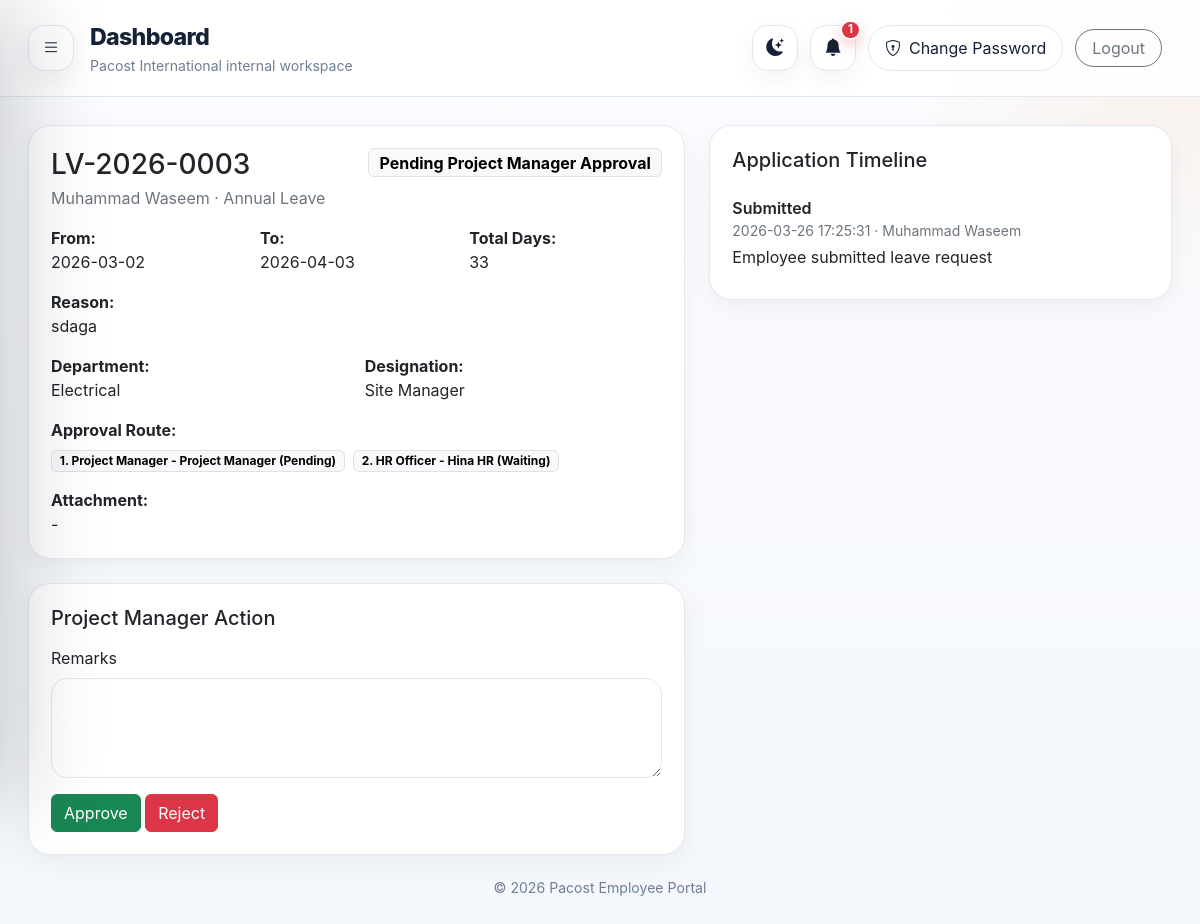
/leave/3 (signed in), run on the app's committed database.
### tables this page shows
CREATE TABLE leave_applications (
    id INTEGER PRIMARY KEY AUTOINCREMENT,
    application_no TEXT NOT NULL UNIQUE,
    user_id INTEGER NOT NULL,
    leave_type_id INTEGER NOT NULL,
    from_date TEXT NOT NULL,
    to_date TEXT NOT NULL,
    total_days INTEGER NOT NULL,
    reason TEXT,
    attachment TEXT,
    status TEXT NOT NULL,
    manager_status TEXT NOT NULL DEFAULT 'Pending',
    hr_status TEXT NOT NULL DEFAULT 'Pending',
    current_stage TEXT NOT NULL,
    created_at TEXT NOT NULL,
    FOREIGN KEY (user_id) REFERENCES users (id),
    FOREIGN KEY (leave_type_id) REFERENCES leave_types (id)
);

CREATE TABLE users (
    id INTEGER PRIMARY KEY AUTOINCREMENT,
    full_name TEXT NOT NULL,
    email TEXT NOT NULL UNIQUE,
    employee_code TEXT NOT NULL UNIQUE,
    password_hash TEXT NOT NULL,
    role TEXT NOT NULL CHECK(role IN ('employee', 'manager', 'hr', 'admin')),
    department_id INTEGER,
    designation_id INTEGER,
    manager_id INTEGER,
    phone TEXT,
    address TEXT,
    emergency_contact TEXT,
    join_date TEXT,
    monthly_basic REAL NOT NULL DEFAULT 0,
    default_allowances REAL NOT NULL DEFAULT 0,
    deduction_per_absent REAL NOT NULL DEFAULT 0,
    deduction_per_late REAL NOT NULL DEFAULT 0,
    is_active INTEGER NOT NULL DEFAULT 1, avatar_filename TEXT,
    FOREIGN KEY (department_id) REFERENCES departments (id),
    FOREIGN KEY (designation_id) REFERENCES designations (id),
    FOREIGN KEY (manager_id) REFERENCES users (id)
);

CREATE TABLE leave_types (
    id INTEGER PRIMARY KEY AUTOINCREMENT,
    name TEXT NOT NULL UNIQUE,
    annual_quota INTEGER NOT NULL DEFAULT 0,
    is_paid INTEGER NOT NULL DEFAULT 1
);

CREATE TABLE departments (
    id INTEGER PRIMARY KEY AUTOINCREMENT,
    name TEXT NOT NULL UNIQUE
);

CREATE TABLE designations (
    id INTEGER PRIMARY KEY AUTOINCREMENT,
    name TEXT NOT NULL UNIQUE
);

CREATE TABLE leave_approval_steps (
        id INTEGER PRIMARY KEY AUTOINCREMENT,
        leave_application_id INTEGER NOT NULL,
        step_no INTEGER NOT NULL,
        approver_user_id INTEGER NOT NULL,
        approver_title TEXT NOT NULL,
        status TEXT NOT NULL DEFAULT 'Waiting',
        remarks TEXT,
        action_at TEXT,
        FOREIGN KEY (leave_application_id) REFERENCES leave_applications (id),
        FOREIGN KEY (approver_user_id) REFERENCES users (id)
    );

CREATE TABLE leave_history (
    id INTEGER PRIMARY KEY AUTOINCREMENT,
    leave_application_id INTEGER NOT NULL,
    action TEXT NOT NULL,
    remarks TEXT,
    action_by INTEGER,
    action_at TEXT NOT NULL,
    FOREIGN KEY (leave_application_id) REFERENCES leave_applications (id),
    FOREIGN KEY (action_by) REFERENCES users (id)
);

### app.py (the view, shortened to what this page needs)
@app.route("/leave/<int:leave_id>", methods=["GET", "POST"])
@login_required
def leave_detail(leave_id: int):
    db = get_db()
    user = current_user()
    leave = db.execute(
        "SELECT la.*, lt.name AS leave_type_name, u.full_name, u.manager_id, u.department_id, d.name AS department_name, ds.name AS designation_name FROM leave_applications la JOIN leave_types lt ON la.leave_type_id=lt.id JOIN users u ON la.user_id=u.id LEFT JOIN departments d ON u.department_id=d.id LEFT JOIN designations ds ON u.designation_id=ds.id WHERE la.id=?",
        (leave_id,),
    ).fetchone()
    if not leave:
        flash("Leave application not found.", "danger")
        return redirect(url_for("my_leaves"))
    pending_step = get_pending_leave_step(leave_id)
    can_view = user["role"] == "admin" or leave["user_id"] == user["id"] or db.execute("SELECT 1 FROM leave_approval_steps WHERE leave_application_id=? AND approver_user_id=?", (leave_id, user["id"])).fetchone() is not None
    if not can_view:
        flash("You do not have access to this leave request.", "danger")
        return redirect(url_for("my_leaves"))
    can_action = False
    current_action_label = None
    if pending_step and (user["role"] == "admin" or pending_step["approver_user_id"] == user["id"]):
        can_action = True
        current_action_label = pending_step["approver_title"]
    history = db.execute("SELECT lh.*, u.full_name FROM leave_history lh LEFT JOIN users u ON lh.action_by=u.id WHERE lh.leave_application_id=? ORDER BY lh.id ASC", (leave_id,)).fetchall()
    approval_steps = db.execute("SELECT s.*, u.full_name FROM leave_approval_steps s LEFT JOIN users u ON s.approver_user_id=u.id WHERE s.leave_application_id=? ORDER BY s.step_no", (leave_id,)).fetchall()
    return render_template("leave_detail.html", leave=leave, history=history, approval_steps=approval_steps, can_action=can_action, current_action_label=current_action_label)

### app.py (called while the page is built)
def get_pending_leave_step(leave_id: int):
    return get_db().execute("SELECT * FROM leave_approval_steps WHERE leave_application_id=? AND status='Pending' ORDER BY step_no LIMIT 1", (leave_id,)).fetchone()

def get_db() -> sqlite3.Connection:
    if "db" not in g:
        g.db = sqlite3.connect(DATABASE)
        g.db.row_factory = sqlite3.Row
        ensure_schema(g.db)
    return g.db

def current_user() -> sqlite3.Row | None:
    user_id = session.get("user_id")
    if not user_id:
        return None
    return get_db().execute(
        """
        SELECT u.*, d.name AS department_name, ds.name AS designation_name, m.full_name AS manager_name
        FROM users u
        LEFT JOIN departments d ON u.department_id = d.id
        LEFT JOIN designations ds ON u.designation_id = ds.id
        LEFT JOIN users m ON u.manager_id = m.id
        WHERE u.id = ?
        """,
        (user_id,),
    ).fetchone()

def login_required(view):
    @wraps(view)
    def wrapped_view(**kwargs):
        if current_user() is None:
            return redirect(url_for("login"))
        return view(**kwargs)
    return wrapped_view

@app.context_processor
def inject_globals():
    user = current_user()
    settings = None
    unread_count = 0
    if user:
        db = get_db()
        try:
            settings = db.execute("SELECT * FROM company_settings ORDER BY id DESC LIMIT 1").fetchone()
            unread_count = db.execute("SELECT COUNT(*) AS c FROM notifications WHERE user_id=? AND is_read=0", (user["id"],)).fetchone()["c"]
        except sqlite3.OperationalError:
            settings = None
    return {"current_user": user, "year": date.today().year, "settings": settings, "unread_notification_count": unread_count}

### templates/leave_detail.html
{% extends 'base.html' %}
{% block content %}
<div class="row g-4">
  <div class="col-lg-7">
    <div class="card border-0 shadow-sm rounded-4">
      <div class="card-body">
        <div class="d-flex justify-content-between align-items-start mb-3">
          <div>
            <h3 class="mb-1">{{ leave.application_no }}</h3>
            <div class="text-secondary">{{ leave.full_name }} · {{ leave.leave_type_name }}</div>
          </div>
          <span class="badge text-bg-light border fs-6">{{ leave.status }}</span>
        </div>
        <div class="row g-3">
          <div class="col-md-4"><strong>From:</strong><br>{{ leave.from_date }}</div>
          <div class="col-md-4"><strong>To:</strong><br>{{ leave.to_date }}</div>
          <div class="col-md-4"><strong>Total Days:</strong><br>{{ leave.total_days }}</div>
          <div class="col-12"><strong>Reason:</strong><br>{{ leave.reason }}</div>
          <div class="col-md-6"><strong>Department:</strong><br>{{ leave.department_name or '-' }}</div>
          <div class="col-md-6"><strong>Designation:</strong><br>{{ leave.designation_name or '-' }}</div>
          <div class="col-12">
            <strong>Approval Route:</strong><br>
            <div class="mt-2 d-flex flex-wrap gap-2">
              {% for step in approval_steps %}
                <span class="badge text-bg-light border">{{ step.step_no }}. {{ step.approver_title }}{% if step.full_name %} - {{ step.full_name }}{% endif %} ({{ step.status }})</span>
              {% else %}
                <span class="text-secondary">No approval route found.</span>
              {% endfor %}
            </div>
          </div>
          <div class="col-12">
            <strong>Attachment:</strong><br>
            {% if leave.attachment %}
              <a href="{{ url_for('uploaded_file', filename=leave.attachment) }}" target="_blank">Open attachment</a>
            {% else %}
              -
            {% endif %}
          </div>
        </div>
      </div>
    </div>
        {% if can_action %}
    <div class="card border-0 shadow-sm rounded-4 mt-4">
      <div class="card-body">
        <h5 class="mb-3">{{ current_action_label }} Action</h5>
        <form method="post">
          <div class="mb-3">
            <label class="form-label">Remarks</label>
            <textarea class="form-control" name="remarks" rows="3"></textarea>
          </div>
          <button name="action" value="approve" class="btn btn-success">Approve</button>
          <button name="action" value="reject" class="btn btn-danger">Reject</button>
        </form>
      </div>
    </div>
    {% endif %}
  </div>
  <div class="col-lg-5">
    <div class="card border-0 shadow-sm rounded-4">
      <div class="card-body">
        <h5 class="mb-3">Application Timeline</h5>
        <div class="list-group list-group-flush">
          {% for item in history %}
          <div class="list-group-item px-0">
            <div class="fw-semibold">{{ item.action }}</div>
            <div class="small text-secondary">{{ item.action_at }}{% if item.full_name %} · {{ item.full_name }}{% endif %}</div>
            {% if item.remarks %}<div class="mt-1">{{ item.remarks }}</div>{% endif %}
          </div>
          {% else %}
          <div class="text-secondary">No timeline found.</div>
          {% endfor %}
        </div>
      </div>
    </div>
  </div>
</div>
{% endblock %}

### static/css/style.css (style rules this page uses)
:root { --bg:#f4f7fb; --panel:#ffffff; --panel-2:#fbfcfe; --text:#162235; --muted:#6f7f95; --line:#e3e8f0; --primary:#f57c20; --primary-soft:#fff1e6; --navy:#152235; --navy-2:#1d2d46; --shadow:0 18px 50px rgba(15,23,42,.08); --shadow-soft:0 8px 24px rgba(15,23,42,.05); }
* { box-sizing:border-box }
html,body { height:100% }
body { margin:0; background: radial-gradient(circle at top right, rgba(245,124,32,.10), transparent 20%), linear-gradient(180deg,var(--panel-2) 0%, var(--bg) 100%); color:var(--text); font-family: Inter,system-ui,-apple-system,"Segoe UI",Roboto,Arial,sans-serif; }
.portal-body { overflow-x:hidden }
.card { background:var(--panel)!important;border:1px solid var(--line)!important;box-shadow:var(--shadow-soft)!important;border-radius:1.4rem!important }
.card-body { padding:22px!important }
.form-control,.form-select { border-radius:16px;border-color:var(--line);padding:.82rem 1rem;background:var(--panel);color:var(--text) }

### data on the page
leave_applications: application_no "LV-2026-0003", status "Pending Project Manager Approval", from_date "2026-03-02", to_date "2026-04-03", total_days "33", reason "sdaga"
users: full_name "Muhammad Waseem"
leave_types: leave_type_name "Annual Leave"
departments: name "Electrical"
designations: name "Site Manager"
leave_approval_steps: step_no "1", approver_title "Project Manager", full_name "Project Manager", status "Pending"
leave_approval_steps: step_no "2", approver_title "HR Officer", full_name "Hina HR", status "Waiting"
leave_history: action "Submitted", action_at "2026-03-26 17:25:31", full_name "Muhammad Waseem", remarks "Employee submitted leave request"

### other printed values
{{ title or 'Dashboard' }} "Dashboard"
{{ unread_notification_count }} "1"
